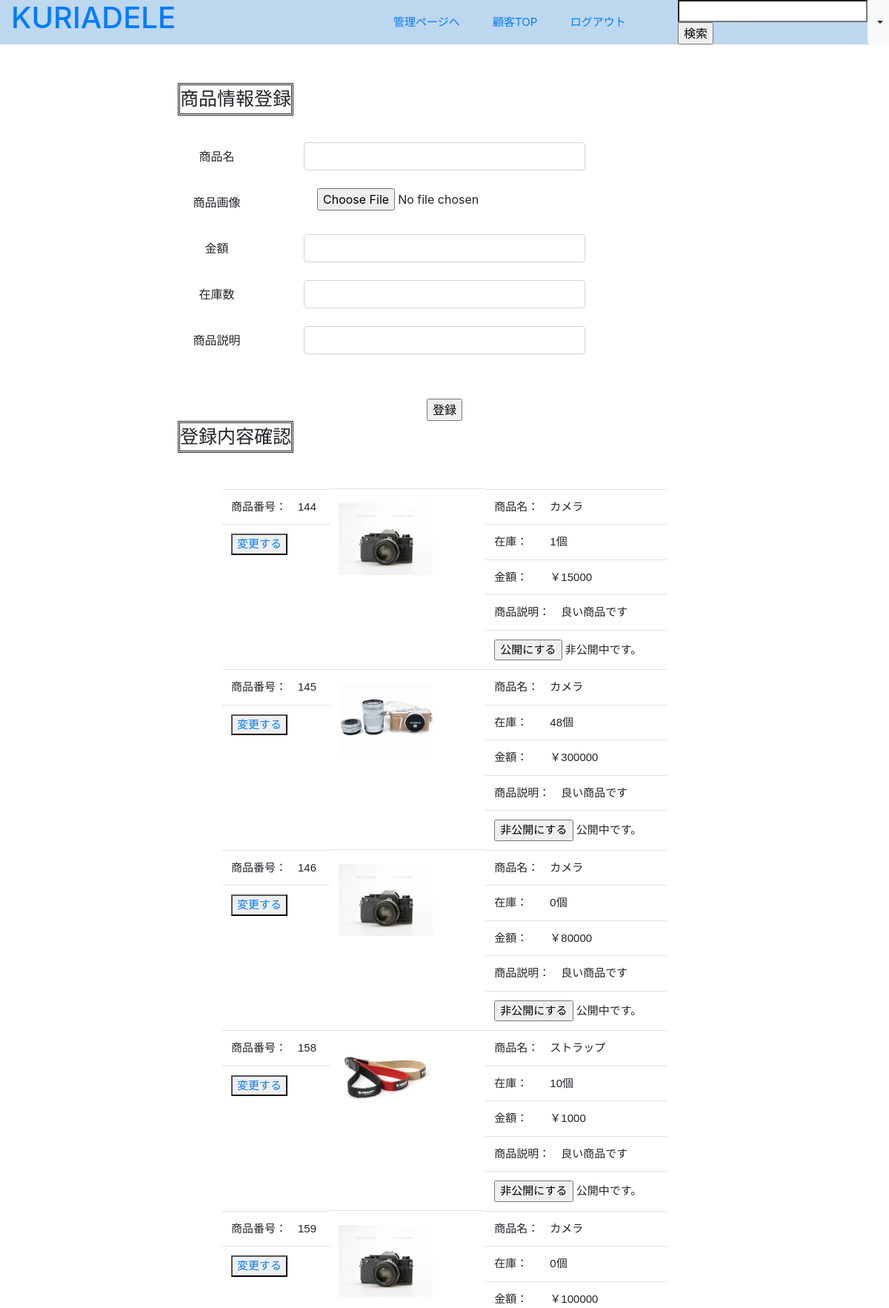
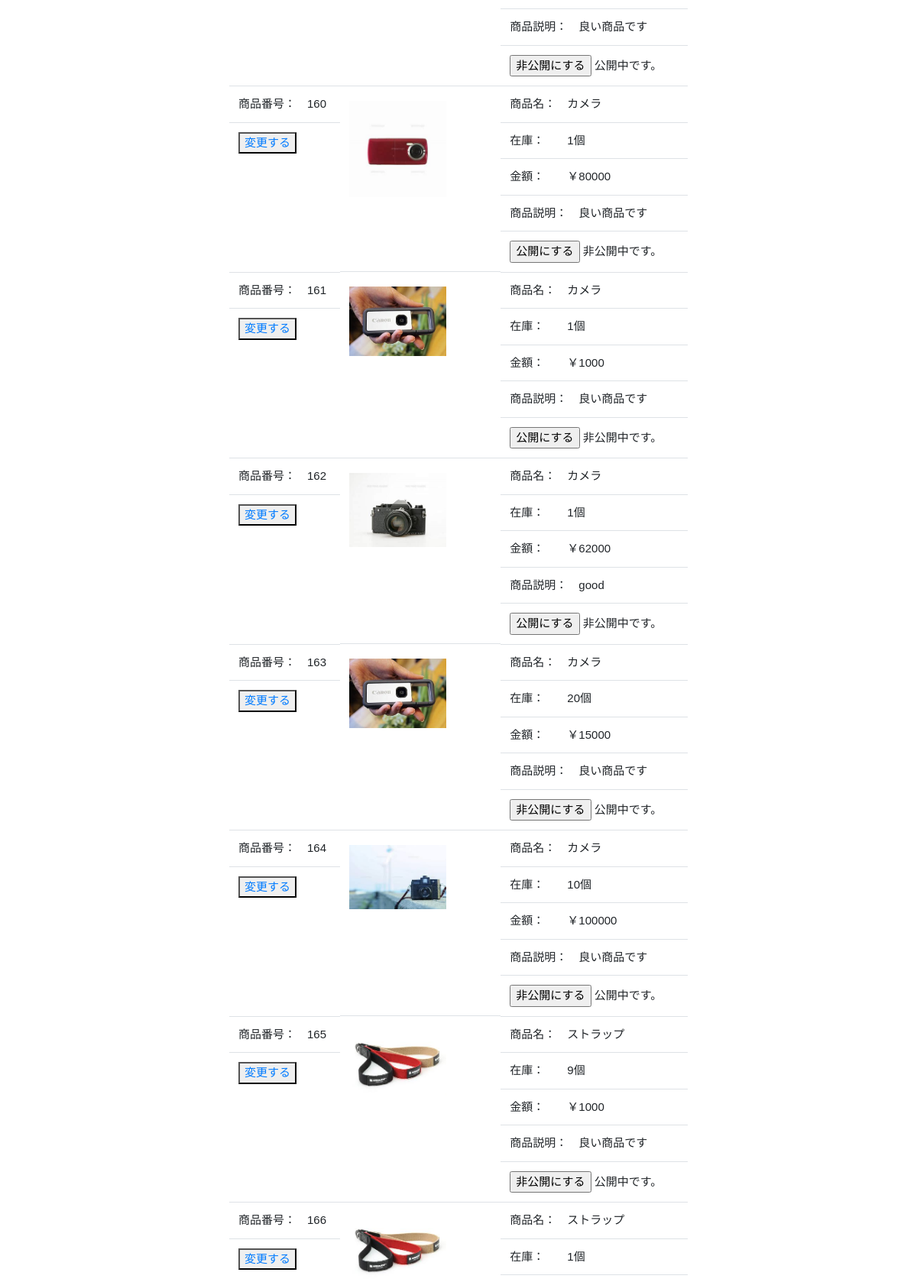
Page /product_change.php (signed in, upper part) on the committed database (2 pictures, top to bottom).
### tables this page shows
CREATE TABLE `items` (
  `id` int(11) NOT NULL AUTO_INCREMENT,
  `name` varchar(255) NOT NULL,
  `image` varchar(255) NOT NULL,
  `price` int(11) NOT NULL,
  `stock` int(11) NOT NULL,
  `description` varchar(1000) NOT NULL,
  `created_at` timestamp NOT NULL DEFAULT CURRENT_TIMESTAMP ON UPDATE CURRENT_TIMESTAMP,
  `flag` int(11) NOT NULL,
  PRIMARY KEY (`id`)
);

### product_change.php (called while the page is built, shortened)
<?php
    require_once 'daos/item_dao.php';
    $items = ItemDAO::get_all_items();
    include_once 'admin_views/product_change_view.php';
?>

### daos/item_dao.php (called while the page is built, shortened)
<?php
    class ItemDAO extends DAO{
        public static function get_all_items(){
            $pdo = null;
            $stmp = null;
            try{
                $pdo = self::get_connection();
                $stmt = $pdo -> query("SELECT * FROM items");
                $stmt->setFetchMode(PDO::FETCH_CLASS|PDO::FETCH_PROPS_LATE, 'Item');
                $items = $stmt->fetchAll();
                return $items;
            }catch(PDOException $e){
                return "問題が発生しました<br>" . $e->getMessage();
            }finally{
               self::close_connection($pdo, $stmp);
            }
        }
    }
?>

### admin_views/product_change_view.php (the view, shortened to what this page needs)
<!doctype html>
<html lang='ja'>
    <head>
        <link rel='stylesheet' href='index.css'>
        <link rel="stylesheet" href="https://stackpath.bootstrapcdn.com/bootstrap/4.5.2/css/bootstrap.min.css">
    </head>
    <body>
        <div class='container-fluid header fixed-top'>
            <div class='row'>
                <span class='col-lg-2 col-md-2 col-auto'>
                    <a href='admin_index.php'><h1>KURIADELE</h1></a>
                </span>
                <span class='col-lg-7 col-md-5 d-none d-lg-block span_a'>
                    <a href='administrator.php' class='span_b'>管理ページへ</a>
                    <a href='index.php' class='span_b'>顧客TOP</a>
                    <a href='admin_logout.php' class='span_b'>ログアウト</a>
                </span>
                <div class='col-lg-3 col-md-5 col-auto span_c'>
                    <form method='GET' action='admin_search.php'>
                        <input type='search' name='name'/>
                        <input type='submit' value='検索'/>
                    </form>
                    <button type="button" class="btn btn-light dropdown-toggle d-none d-sm-block" data-toggle="dropdown"></button>
                </div>
            </div>
        </div>
        <p class='body'>
            <p class=customer>商品情報登録</p>
            <form method='POST' action='item_new.php' enctype="multipart/form-data">
                <div class='customer_information form-group row '>
                    <label class='offset-lg-2 col-lg-2 col-form-label'>商品名</label>
                        <div class="col-lg-4 col-12">
                            <input type='text' name='name' class='form-control'/>
                        </div>
                </div>
                <div class='customer_information form-group row '>
                    <label class='offset-lg-2 col-lg-2 col-form-label'>商品画像</label>
                        <div class="col-lg-4 col-12">
                            <input type='file' name='image'>
                        </div>
                    </div>
                <div class='customer_information form-group row '>
                    <label class='offset-lg-2 col-lg-2 col-form-label'>金額</label>
                        <div class="col-lg-4 col-12">
                            <input type='text' name='price' class='form-control'/>
                        </div>
                </div>
                <div class='customer_information form-group row '>
                    <label class='offset-lg-2 col-lg-2 col-form-label'>在庫数</label>
                        <div class="col-lg-4 col-12">
                            <input type="text" name="stock" class='form-control'/>
                        </div>
                </div>
                <div class='customer_information form-group row '>
                    <label class='offset-lg-2 col-lg-2 col-form-label'>商品説明</label>
                        <div class="col-lg-4 col-12">
                            <input type='text' name='description' class='form-control'/>
                        </div>
                </div>
                <div class='entry'>
                    <input type='submit' value='登録'/>
                </div>
            </form>
            <p class='customer'>登録内容確認</p>
            <table class='container-fluid table col-lg-6'>
                <div class='row'>
                    <tbody>
                        <?php foreach($items as $item): ?>
                        <tr>
                            <td class='table_td'>商品番号：&emsp;<?= $item->id ?></td>
                            <td class='table_td'>
                                <button>
                                    <a href='item_change.php?id=<?= $item->id ?>' >変更する</a>
                                </button>
                            </td>
                            <td class='table_img'><img src='upload/items/<?= $item->image ?>' class='img_td'></img></td>
                            <td class='table_td'>商品名：&emsp;<?= $item->name ?></td>
                            <td class='table_td'>在庫：&emsp;&emsp;<?= $item->stock ?>個</td>
                            <td class='table_td'>金額：&emsp;&emsp;￥<?= $item->price ?></td>
                            <td class='table_td'>商品説明：&emsp;<?= $item->description ?></td>
                            <td class='table_td'>
                                <?php if((int)($item->flag) === 0): ?>
                                    <form method='POST' action='flag.php' class='select_td'>
                                        <input type='submit' value='公開にする' class='button'/>
                                        非公開中です。
                                    </form>
                                <?php else: ?>
                                    <form method='POST' action='flag.php' class='select_td'>
                                        <input type='submit' value='非公開にする' class='button'/>
                                        公開中です。
                                    </form>
                                <?php endif; ?>
                            </td>
                        </tr>
                        <?php endforeach; ?>
                    </tbody>
                </div>
            </table>
        </p>
    </body>
</html>

### index.css (style rules this page uses)
.header { position:fixed; background-color: #BDD7EE; align-items: center; }
.span_a { font-size: 15px; text-align: right; margin: auto; }
.span_b { text-align: right; margin-right: 6%; }
.span_c { text-align: left; margin: auto; display: flex; }
.body { padding: 4%; }
.customer { display: inline-block; font-size: 25px; border: double; margin-left: 20%; margin-bottom: 1%; text-align: center; }
.customer_information { position: relative; text-align: center; margin-top: 2%; }
.entry { text-align: center; margin-top: 5%; }
.select_td { margin-right: -4%; }
.img_td { width: 68%; margin-top: 4%; }
.table_td { display: flex; font-family: sans-serif; font-size: 15px }
.table_img { width: 35%; }
.form-group { margin-bottom: 3%; }

### rows in the picture
items: id "144", image (picture), name "カメラ", stock "1", price "15000", description "良い商品です"
items: id "145", image (picture), name "カメラ", stock "48", price "300000", description "良い商品です"
items: id "146", image (picture), name "カメラ", stock "0", price "80000", description "良い商品です"
items: id "158", image (picture), name "ストラップ", stock "10", price "1000", description "良い商品です"
items: id "159", image (picture), name "カメラ", stock "0", price "100000", description "良い商品です"
items: id "160", image (picture), name "カメラ", stock "1", price "80000", description "良い商品です"
items: id "161", image (picture), name "カメラ", stock "1", price "1000", description "良い商品です"
items: id "162", image (picture), name "カメラ", stock "1", price "62000", description "good"
items: id "163", image (picture), name "カメラ", stock "20", price "15000", description "良い商品です"
items: id "164", image (picture), name "カメラ", stock "10", price "100000", description "良い商品です"
items: id "165", image (picture), name "ストラップ", stock "9", price "1000", description "良い商品です"
items: id "166", image (picture), name "ストラップ", stock "1"
